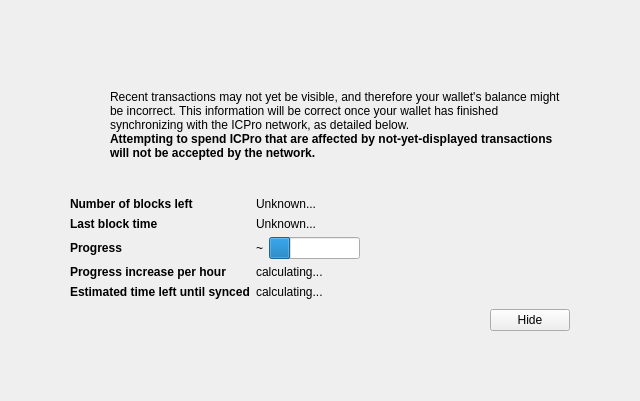
<?xml version="1.0" encoding="UTF-8"?>
<ui version="4.0">
 <class>ModalOverlay</class>
 <widget class="ModalOverlay" name="ModalOverlay">
  <property name="geometry">
   <rect>
    <x>0</x>
    <y>0</y>
    <width>640</width>
    <height>401</height>
   </rect>
  </property>
  <property name="windowTitle">
   <string>Form</string>
  </property>
  <layout class="QVBoxLayout" name="verticalLayout" stretch="0">
   <property name="sizeConstraint">
    <enum>QLayout::SetDefaultConstraint</enum>
   </property>
   <property name="leftMargin">
    <number>0</number>
   </property>
   <property name="topMargin">
    <number>0</number>
   </property>
   <property name="rightMargin">
    <number>0</number>
   </property>
   <property name="bottomMargin">
    <number>0</number>
   </property>
   <item>
    <widget class="QWidget" name="bgWidget" native="true">
     <property name="styleSheet">
      <string notr="true"/>
     </property>
     <layout class="QVBoxLayout" name="verticalLayoutMain" stretch="0">
      <property name="leftMargin">
       <number>60</number>
      </property>
      <property name="topMargin">
       <number>60</number>
      </property>
      <property name="rightMargin">
       <number>60</number>
      </property>
      <property name="bottomMargin">
       <number>60</number>
      </property>
      <item>
       <widget class="QWidget" name="contentWidget" native="true">
        <property name="styleSheet">
         <string notr="true"/>
        </property>
        <layout class="QVBoxLayout" name="verticalLayoutSub" stretch="1,0,0,0,0">
         <property name="spacing">
          <number>0</number>
         </property>
         <property name="leftMargin">
          <number>10</number>
         </property>
         <property name="topMargin">
          <number>10</number>
         </property>
         <property name="rightMargin">
          <number>10</number>
         </property>
         <property name="bottomMargin">
          <number>10</number>
         </property>
         <item>
          <layout class="QHBoxLayout" name="horizontalLayoutIconText" stretch="0,1">
           <property name="topMargin">
            <number>20</number>
           </property>
           <item>
            <layout class="QVBoxLayout" name="verticalLayoutIcon">
             <property name="leftMargin">
              <number>0</number>
             </property>
             <item>
              <widget class="QPushButton" name="warningIcon">
               <property name="enabled">
                <bool>false</bool>
               </property>
               <property name="text">
                <string/>
               </property>
               <property name="icon">
                <iconset>
                 <normaloff>:/icons/warning</normaloff>
                 <disabledoff>:/icons/warning</disabledoff>:/icons/warning</iconset>
               </property>
               <property name="iconSize">
                <size>
                 <width>48</width>
                 <height>48</height>
                </size>
               </property>
               <property name="flat">
                <bool>true</bool>
               </property>
              </widget>
             </item>
             <item>
              <spacer name="verticalSpacerWarningIcon">
               <property name="orientation">
                <enum>Qt::Vertical</enum>
               </property>
               <property name="sizeHint" stdset="0">
                <size>
                 <width>20</width>
                 <height>40</height>
                </size>
               </property>
              </spacer>
             </item>
            </layout>
           </item>
           <item>
            <layout class="QVBoxLayout" name="verticalLayoutInfoText">
             <property name="leftMargin">
              <number>0</number>
             </property>
             <property name="topMargin">
              <number>0</number>
             </property>
             <item>
              <widget class="QLabel" name="infoText">
               <property name="text">
                <string>Recent transactions may not yet be visible, and therefore your wallet's balance might be incorrect. This information will be correct once your wallet has finished synchronizing with the ICPro network, as detailed below.</string>
               </property>
               <property name="textFormat">
                <enum>Qt::RichText</enum>
               </property>
               <property name="wordWrap">
                <bool>true</bool>
               </property>
              </widget>
             </item>
             <item>
              <widget class="QLabel" name="infoTextStrong">
               <property name="font">
                <font>
                 <weight>75</weight>
                 <bold>true</bold>
                </font>
               </property>
               <property name="text">
                <string>Attempting to spend ICPro that are affected by not-yet-displayed transactions will not be accepted by the network.</string>
               </property>
               <property name="textFormat">
                <enum>Qt::RichText</enum>
               </property>
               <property name="wordWrap">
                <bool>true</bool>
               </property>
              </widget>
             </item>
             <item>
              <spacer name="verticalSpacerInTextSpace">
               <property name="orientation">
                <enum>Qt::Vertical</enum>
               </property>
               <property name="sizeHint" stdset="0">
                <size>
                 <width>20</width>
                 <height>40</height>
                </size>
               </property>
              </spacer>
             </item>
            </layout>
           </item>
          </layout>
         </item>
         <item>
          <spacer name="verticalSpacerAfterText">
           <property name="orientation">
            <enum>Qt::Vertical</enum>
           </property>
           <property name="sizeHint" stdset="0">
            <size>
             <width>20</width>
             <height>40</height>
            </size>
           </property>
          </spacer>
         </item>
         <item>
          <layout class="QFormLayout" name="formLayout">
           <property name="fieldGrowthPolicy">
            <enum>QFormLayout::FieldsStayAtSizeHint</enum>
           </property>
           <property name="horizontalSpacing">
            <number>6</number>
           </property>
           <property name="verticalSpacing">
            <number>6</number>
           </property>
           <property name="topMargin">
            <number>10</number>
           </property>
           <item row="0" column="0">
            <widget class="QLabel" name="labelNumberOfBlocksLeft">
             <property name="font">
              <font>
               <weight>75</weight>
               <bold>true</bold>
              </font>
             </property>
             <property name="text">
              <string>Number of blocks left</string>
             </property>
            </widget>
           </item>
           <item row="0" column="1">
            <widget class="QLabel" name="numberOfBlocksLeft">
             <property name="text">
              <string>Unknown...</string>
             </property>
            </widget>
           </item>
           <item row="1" column="0">
            <widget class="QLabel" name="labelLastBlockTime">
             <property name="font">
              <font>
               <weight>75</weight>
               <bold>true</bold>
              </font>
             </property>
             <property name="text">
              <string>Last block time</string>
             </property>
            </widget>
           </item>
           <item row="1" column="1">
            <widget class="QLabel" name="newestBlockDate">
             <property name="sizePolicy">
              <sizepolicy hsizetype="Maximum" vsizetype="Preferred">
               <horstretch>0</horstretch>
               <verstretch>0</verstretch>
              </sizepolicy>
             </property>
             <property name="text">
              <string>Unknown...</string>
             </property>
            </widget>
           </item>
           <item row="2" column="0">
            <widget class="QLabel" name="labelSyncDone">
             <property name="font">
              <font>
               <weight>75</weight>
               <bold>true</bold>
              </font>
             </property>
             <property name="text">
              <string>Progress</string>
             </property>
            </widget>
           </item>
           <item row="2" column="1">
            <layout class="QHBoxLayout" name="horizontalLayoutSync" stretch="0,1">
             <item>
              <widget class="QLabel" name="percentageProgress">
               <property name="text">
                <string>~</string>
               </property>
              </widget>
             </item>
             <item>
              <widget class="QProgressBar" name="progressBar">
               <property name="value">
                <number>24</number>
               </property>
               <property name="format">
                <string/>
               </property>
              </widget>
             </item>
            </layout>
           </item>
           <item row="4" column="0">
            <widget class="QLabel" name="labelProgressIncrease">
             <property name="font">
              <font>
               <weight>75</weight>
               <bold>true</bold>
              </font>
             </property>
             <property name="text">
              <string>Progress increase per hour</string>
             </property>
            </widget>
           </item>
           <item row="4" column="1">
            <widget class="QLabel" name="progressIncreasePerH">
             <property name="text">
              <string>calculating...</string>
             </property>
            </widget>
           </item>
           <item row="5" column="0">
            <widget class="QLabel" name="labelEstimatedTimeLeft">
             <property name="font">
              <font>
               <weight>75</weight>
               <bold>true</bold>
              </font>
             </property>
             <property name="text">
              <string>Estimated time left until synced</string>
             </property>
            </widget>
           </item>
           <item row="5" column="1">
            <widget class="QLabel" name="expectedTimeLeft">
             <property name="text">
              <string>calculating...</string>
             </property>
            </widget>
           </item>
          </layout>
         </item>
         <item>
          <layout class="QHBoxLayout" name="horizontalLayoutButtons">
           <property name="leftMargin">
            <number>10</number>
           </property>
           <property name="topMargin">
            <number>10</number>
           </property>
           <item>
            <spacer name="horizontalSpacer">
             <property name="orientation">
              <enum>Qt::Horizontal</enum>
             </property>
             <property name="sizeHint" stdset="0">
              <size>
               <width>40</width>
               <height>20</height>
              </size>
             </property>
            </spacer>
           </item>
           <item>
            <widget class="QPushButton" name="closeButton">
             <property name="text">
              <string>Hide</string>
             </property>
            </widget>
           </item>
          </layout>
         </item>
         <item>
          <layout class="QVBoxLayout" name="verticalLayout_2">
           <item>
            <spacer name="verticalSpacer">
             <property name="orientation">
              <enum>Qt::Vertical</enum>
             </property>
             <property name="sizeHint" stdset="0">
              <size>
               <width>20</width>
               <height>40</height>
              </size>
             </property>
            </spacer>
           </item>
          </layout>
         </item>
        </layout>
       </widget>
      </item>
     </layout>
    </widget>
   </item>
  </layout>
 </widget>
 <customwidgets>
  <customwidget>
   <class>ModalOverlay</class>
   <extends>QWidget</extends>
   <header>modaloverlay.h</header>
   <container>1</container>
  </customwidget>
 </customwidgets>
 <resources/>
 <connections/>
</ui>
